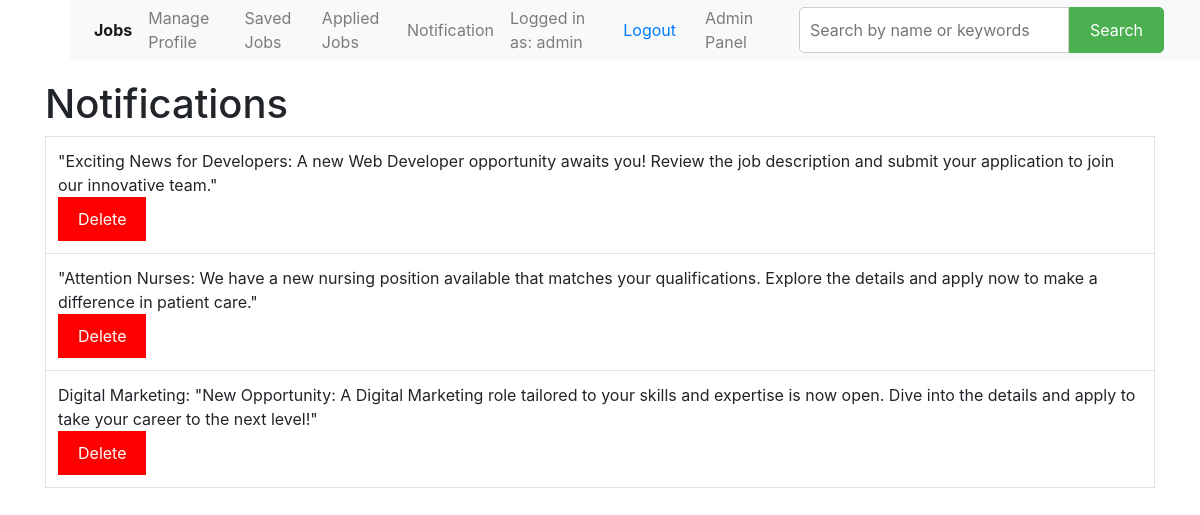
The page /notification/ (signed in) on the database its author committed.
### maincode/models.py (models this page shows, shortened)
class notification_data(models.Model):
    text_notification = models.CharField(max_length=100)

### maincode/views.py (the view)
# urls.py: path('notification/',views.notificationpage,name='notificationpage'),
def notificationpage(request):
    if request.user.is_authenticated:
        ndata = notification_data.objects.all().order_by('-id')
        return render(request, 'base/notifications.html', {'notifydata': ndata})
    else:
        return redirect('login')

### templates/base/notifications.html (shortened to what this page needs)
{% extends '../base/base.html' %}
{% block content %}
    <div class="container">
        <h1>Notifications</h1>
            {% if notifydata %}
                <table class="notification-table">
                    <tbody>
                        {% for notifications in notifydata %}
                            <tr>
                                 <td>{{ notifications.text_notification }}
                                        {% if user.is_superuser %}
                                        <form method="post" action="{% url 'delete_notification' notifications.id %}">
                                        <button type="submit" class="delete-btnssss"
                                        style="background-color: red; color: white; border: none; padding: 10px 20px;">Delete</button>
                                        </form>
                                        {% endif %}
                        {% endfor %}
            {% endif %}
                                </td>
                            </tr>
            </tbody>
        </table>
    </div>
{% endblock %}

### templates/base/base.html (shortened to what this page needs)
<!DOCTYPE html>
<html lang="en">
<head>
  <link rel="stylesheet", href="https://stackpath.bootstrapcdn.com/bootstrap/4.5.2/css/bootstrap.min.css">
</head>
<body>
  {% block navbar %}
  <nav class="navbar navbar-expand-lg navbar-light bg-light fixed-top d-flex justify-content-between align-items-center"
    style="height: 60px; margin-left: 70px;">
    <div class="collapse navbar-collapse" id="navbarSupportedContent">
      <ul class="navbar-nav d-flex justify-content-center align-items-center">
        <li class="nav-item active">
          <a class="nav-link" href="{% url 'home' %}"><b>Jobs </b><span class="sr-only">(current)</span></a>
        </li>
        <li class="nav-item">
          <a class="nav-link" href="{% url 'manage_profile' %}">Manage Profile</a>
        </li>
        <li class="nav-item">
          <a class="nav-link" href="{% url 'save_home_data' %}">Saved Jobs</a>
        </li>
        <li class="nav-item">
          <a class="nav-link" href="{% url 'apply_home_data' %}">Applied Jobs</a>
        </li>
        <li class="nav-item">
          <a class="nav-link" href="{% url 'notificationpage' %}">Notification</a>
        </li>
        <li class="nav-item d-flex align-items-center">
          {% if user.is_authenticated %}
          <a class="nav-link" href="#">Logged in as: {{ user.username }}</a>
          <form class="nav-link" action="{% url 'logout' %}" method="post">
            <button type="submit" class="btn btn-link">Logout</button>
          </form>
          {% else %}
          <p class="nav-link">You are not logged in</p>
          <a href="{% url 'login' %}" class="nav-link">Log In</a>
          {% endif %}
        </li>
        <li class="nav-item">
          {% if user.is_superuser %}
          <a class="nav-link" href="{% url 'addjobs' %}">Admin Panel</a>
          {% endif %}
        </li>
        <li>
          <div style="padding: 20px;">
            <form method="post" action="{% url 'search_data' %}" style="display: flex;">
              <input type="text" name="text" placeholder="Search by name or keywords"
                style="flex: 1; padding: 10px; border: 1px solid #ccc; border-radius: 5px 0 0 5px;">
              <button type="submit"
                style="padding: 10px 20px; background-color: #4caf50; color: white; border: 1px solid #4caf50; border-radius: 0 5px 5px 0;">Search</button>
            </form>
          </div>
        </li>
      </ul>
    </div>
  </nav>
  {% endblock %}
  {% block content %}
  {% endblock %}
</body>
</html>

### templates/base/notifications.html (style rules this page uses)
.container { margin-top: 80px; }
.notification-table { width: 100%; }
.notification-table td { padding: 12px; border: 1px solid #dee2e6; }

### rows shown on the page
notification_data: text_notification "\"Exciting News for Developers: A new Web Developer opportunity awaits you! Review the job description and submit your application to join our innovative team.\""
notification_data: text_notification "\"Attention Nurses: We have a new nursing position available that matches your qualifications. Explore the details and apply now to make a difference in patient care.\""
notification_data: text_notification "Digital Marketing: \"New Opportunity: A Digital Marketing role tailored to your skills and expertise is now open. Dive into the details and apply to take your career to the next level!\""

### other values the page prints
{{ user.username }} "admin"
